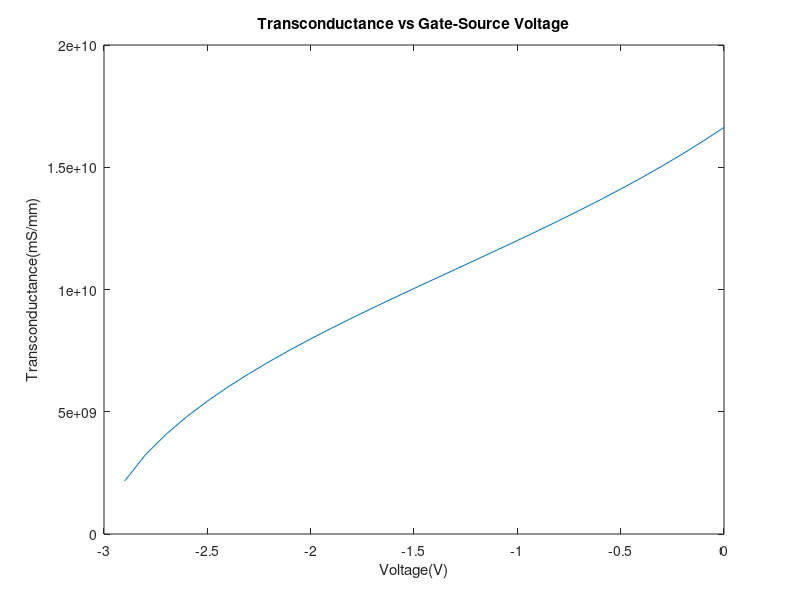

The MATLAB source for this figure:
result = (30);
i = 1;
for vgs = -3.0:0.1:0.0
q = 1.6 * (10.^-19);
ns = 9.5 * (10.^16);
vt = -3;
vfb = sqrt(6.7);
num = q*ns*sqrt(abs(vgs - vt)/abs(vfb));
expression = (1 - (vfb/(vgs - vt))^2);
den = (vgs - vt)*sqrt((1 - sqrt(abs(vgs - vt)/abs(vfb))*expression));
C = num / den;
result(i) = C;
i = i + 1;
end
% plot(result);

gmvec = (30);
j = 1;
for vgs = -3.0:0.1:0.0
w = 2 * (10^-6);
L = 10^-6;
u = 150;
k = 9 * 10^9;
vt = -3;
gm = (k*(4/3)*w*(result(j))*u*(vgs - vt)^(1/3))/(2*L);
gmvec(j) = gm;
j = j+1;
end
x = -3:0.1:0;
plot(x,gmvec);
xlabel('Voltage(V)');
ylabel('Transconductance(mS/mm)');
title('Transconductance vs Gate-Source Voltage');